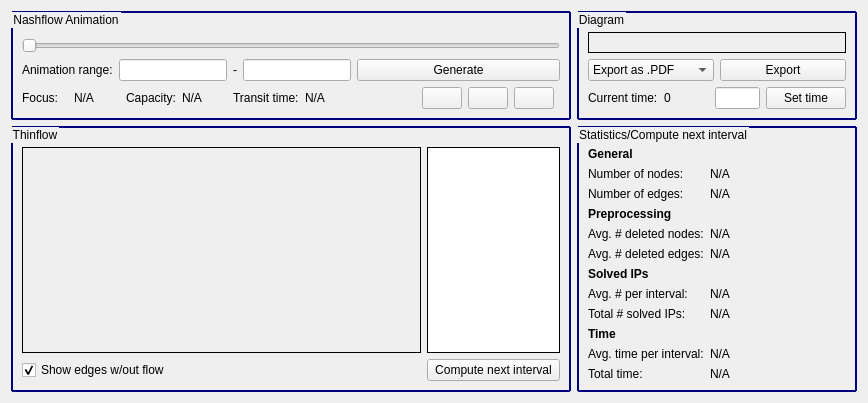
          <widget class="QWidget" name="tab_4">
           <attribute name="title">
            <string>Compute Nashflow</string>
           </attribute>
           <layout class="QGridLayout" name="gridLayout_7">
            <item row="0" column="0">
             <widget class="QGroupBox" name="groupBox_4">
              <property name="sizePolicy">
               <sizepolicy hsizetype="Preferred" vsizetype="Preferred">
                <horstretch>2</horstretch>
                <verstretch>4</verstretch>
               </sizepolicy>
              </property>
              <property name="styleSheet">
               <string notr="true">QGroupBox { 
     border: 2px solid rgb(0, 0, 127); 
     border-radius: 1px; 
 } </string>
              </property>
              <property name="title">
               <string>Nashflow Animation</string>
              </property>
              <layout class="QVBoxLayout" name="verticalLayout_7">
               <item>
                <spacer name="verticalSpacer_5">
                 <property name="orientation">
                  <enum>Qt::Vertical</enum>
                 </property>
                 <property name="sizeType">
                  <enum>QSizePolicy::Fixed</enum>
                 </property>
                 <property name="sizeHint" stdset="0">
                  <size>
                   <width>20</width>
                   <height>10</height>
                  </size>
                 </property>
                </spacer>
               </item>
               <item>
                <widget class="QFrame" name="plotAnimationFrame_general">
                 <property name="sizePolicy">
                  <sizepolicy hsizetype="Preferred" vsizetype="Preferred">
                   <horstretch>0</horstretch>
                   <verstretch>2</verstretch>
                  </sizepolicy>
                 </property>
                 <property name="frameShape">
                  <enum>QFrame::Box</enum>
                 </property>
                </widget>
               </item>
               <item>
                <widget class="QSlider" name="timeSlider_general">
                 <property name="orientation">
                  <enum>Qt::Horizontal</enum>
                 </property>
                </widget>
               </item>
               <item>
                <layout class="QGridLayout" name="gridLayout_8">
                 <item row="1" column="3">
                  <layout class="QHBoxLayout" name="horizontalLayout_5">
                   <item>
                    <spacer name="horizontalSpacer">
                     <property name="orientation">
                      <enum>Qt::Horizontal</enum>
                     </property>
                     <property name="sizeHint" stdset="0">
                      <size>
                       <width>40</width>
                       <height>20</height>
                      </size>
                     </property>
                    </spacer>
                   </item>
                   <item>
                    <widget class="QPushButton" name="playPushButton_general">
                     <property name="sizePolicy">
                      <sizepolicy hsizetype="Fixed" vsizetype="Fixed">
                       <horstretch>0</horstretch>
                       <verstretch>0</verstretch>
                      </sizepolicy>
                     </property>
                     <property name="text">
                      <string/>
                     </property>
                     <property name="icon">
                      <iconset>
                       <normaloff>:/playpausestop/play.png</normaloff>:/playpausestop/play.png</iconset>
                     </property>
                    </widget>
                   </item>
                   <item>
                    <widget class="QPushButton" name="pausePushButton_general">
                     <property name="sizePolicy">
                      <sizepolicy hsizetype="Fixed" vsizetype="Fixed">
                       <horstretch>0</horstretch>
                       <verstretch>0</verstretch>
                      </sizepolicy>
                     </property>
                     <property name="text">
                      <string/>
                     </property>
                     <property name="icon">
                      <iconset>
                       <normaloff>:/playpausestop/pause.png</normaloff>:/playpausestop/pause.png</iconset>
                     </property>
                    </widget>
                   </item>
                   <item>
                    <widget class="QPushButton" name="stopPushButton_general">
                     <property name="sizePolicy">
                      <sizepolicy hsizetype="Fixed" vsizetype="Fixed">
                       <horstretch>0</horstretch>
                       <verstretch>0</verstretch>
                      </sizepolicy>
                     </property>
                     <property name="text">
                      <string/>
                     </property>
                     <property name="icon">
                      <iconset>
                       <normaloff>:/playpausestop/stop.png</normaloff>:/playpausestop/stop.png</iconset>
                     </property>
                    </widget>
                   </item>
                  </layout>
                 </item>
                 <item row="1" column="0">
                  <layout class="QHBoxLayout" name="horizontalLayout_3">
                   <item>
                    <widget class="QLabel" name="label_25">
                     <property name="text">
                      <string>Focus:</string>
                     </property>
                    </widget>
                   </item>
                   <item>
                    <widget class="QLabel" name="currentFocusLabel_general">
                     <property name="text">
                      <string>N/A</string>
                     </property>
                    </widget>
                   </item>
                   <item>
                    <widget class="QLabel" name="label_23">
                     <property name="text">
                      <string>Capacity:</string>
                     </property>
                    </widget>
                   </item>
                   <item>
                    <widget class="QLabel" name="currentCapacityLabel_general">
                     <property name="text">
                      <string>N/A</string>
                     </property>
                    </widget>
                   </item>
                   <item>
                    <widget class="QLabel" name="label_24">
                     <property name="text">
                      <string>Transit time:</string>
                     </property>
                    </widget>
                   </item>
                   <item>
                    <widget class="QLabel" name="currentTransitTimeLabel_general">
                     <property name="text">
                      <string>N/A</string>
                     </property>
                    </widget>
                   </item>
                  </layout>
                 </item>
                 <item row="0" column="0">
                  <layout class="QHBoxLayout" name="horizontalLayout_4">
                   <item>
                    <widget class="QLabel" name="label_22">
                     <property name="text">
                      <string>Animation range:</string>
                     </property>
                    </widget>
                   </item>
                   <item>
                    <widget class="QLineEdit" name="animationStartLineEdit_general">
                     <property name="text">
                      <string/>
                     </property>
                    </widget>
                   </item>
                   <item>
                    <widget class="QLabel" name="label_21">
                     <property name="text">
                      <string>-</string>
                     </property>
                    </widget>
                   </item>
                   <item>
                    <widget class="QLineEdit" name="animationEndLineEdit_general">
                     <property name="text">
                      <string/>
                     </property>
                    </widget>
                   </item>
                  </layout>
                 </item>
                 <item row="0" column="3" colspan="2">
                  <widget class="QPushButton" name="generateAnimationPushButton_general">
                   <property name="text">
                    <string>Generate</string>
                   </property>
                  </widget>
                 </item>
                </layout>
               </item>
              </layout>
             </widget>
            </item>
            <item row="0" column="1">
             <widget class="QGroupBox" name="groupBox_5">
              <property name="sizePolicy">
               <sizepolicy hsizetype="Preferred" vsizetype="Preferred">
                <horstretch>1</horstretch>
                <verstretch>0</verstretch>
               </sizepolicy>
              </property>
              <property name="styleSheet">
               <string notr="true">QGroupBox { 
     border: 2px solid rgb(0, 0, 127); 
     border-radius: 1px; 
 } </string>
              </property>
              <property name="title">
               <string>Diagram</string>
              </property>
              <layout class="QVBoxLayout" name="verticalLayout_5">
               <item>
                <spacer name="verticalSpacer_6">
                 <property name="orientation">
                  <enum>Qt::Vertical</enum>
                 </property>
                 <property name="sizeType">
                  <enum>QSizePolicy::Fixed</enum>
                 </property>
                 <property name="sizeHint" stdset="0">
                  <size>
                   <width>20</width>
                   <height>10</height>
                  </size>
                 </property>
                </spacer>
               </item>
               <item>
                <widget class="QFrame" name="plotDiagramFrame_general">
                 <property name="sizePolicy">
                  <sizepolicy hsizetype="Preferred" vsizetype="Preferred">
                   <horstretch>0</horstretch>
                   <verstretch>1</verstretch>
                  </sizepolicy>
                 </property>
                 <property name="frameShape">
                  <enum>QFrame::Box</enum>
                 </property>
                </widget>
               </item>
               <item>
                <layout class="QHBoxLayout" name="horizontalLayout">
                 <item>
                  <widget class="QComboBox" name="exportComboBox_general">
                   <item>
                    <property name="text">
                     <string>Export as .PDF</string>
                    </property>
                   </item>
                   <item>
                    <property name="text">
                     <string>Export as .PGF</string>
                    </property>
                   </item>
                  </widget>
                 </item>
                 <item>
                  <widget class="QPushButton" name="exportDiagramPushButton_general">
                   <property name="text">
                    <string>Export</string>
                   </property>
                  </widget>
                 </item>
                </layout>
               </item>
               <item>
                <layout class="QHBoxLayout" name="horizontalLayout_2">
                 <item>
                  <widget class="QLabel" name="label_20">
                   <property name="text">
                    <string>Current time:</string>
                   </property>
                  </widget>
                 </item>
                 <item>
                  <widget class="QLabel" name="currentSliderTimeLabel_general">
                   <property name="sizePolicy">
                    <sizepolicy hsizetype="Preferred" vsizetype="Preferred">
                     <horstretch>1</horstretch>
                     <verstretch>0</verstretch>
                    </sizepolicy>
                   </property>
                   <property name="text">
                    <string>0</string>
                   </property>
                  </widget>
                 </item>
                 <item>
                  <widget class="QLineEdit" name="setTimeLineEdit_general">
                   <property name="sizePolicy">
                    <sizepolicy hsizetype="Preferred" vsizetype="Preferred">
                     <horstretch>1</horstretch>
                     <verstretch>0</verstretch>
                    </sizepolicy>
                   </property>
                   <property name="text">
                    <string/>
                   </property>
                  </widget>
                 </item>
                 <item>
                  <widget class="QPushButton" name="setTimePushButton_general">
                   <property name="sizePolicy">
                    <sizepolicy hsizetype="Preferred" vsizetype="Preferred">
                     <horstretch>0</horstretch>
                     <verstretch>0</verstretch>
                    </sizepolicy>
                   </property>
                   <property name="text">
                    <string>Set time</string>
                   </property>
                  </widget>
                 </item>
                </layout>
               </item>
              </layout>
             </widget>
            </item>
            <item row="1" column="0">
             <widget class="QGroupBox" name="groupBox_6">
              <property name="sizePolicy">
               <sizepolicy hsizetype="Preferred" vsizetype="Preferred">
                <horstretch>1</horstretch>
                <verstretch>3</verstretch>
               </sizepolicy>
              </property>
              <property name="styleSheet">
               <string notr="true">QGroupBox { 
     border: 2px solid rgb(0, 0, 127); 
     border-radius: 1px; 
 } </string>
              </property>
              <property name="title">
               <string>Thinflow</string>
              </property>
              <layout class="QGridLayout" name="gridLayout_9">
               <item row="0" column="0">
                <spacer name="verticalSpacer_8">
                 <property name="orientation">
                  <enum>Qt::Vertical</enum>
                 </property>
                 <property name="sizeType">
                  <enum>QSizePolicy::Fixed</enum>
                 </property>
                 <property name="sizeHint" stdset="0">
                  <size>
                   <width>20</width>
                   <height>10</height>
                  </size>
                 </property>
                </spacer>
               </item>
               <item row="1" column="0" rowspan="2">
                <widget class="QFrame" name="plotNTFFrame_general">
                 <property name="sizePolicy">
                  <sizepolicy hsizetype="Preferred" vsizetype="Preferred">
                   <horstretch>3</horstretch>
                   <verstretch>0</verstretch>
                  </sizepolicy>
                 </property>
                 <property name="frameShape">
                  <enum>QFrame::Box</enum>
                 </property>
                </widget>
               </item>
               <item row="3" column="0">
                <widget class="QCheckBox" name="showEdgesWithoutFlowCheckBox_general">
                 <property name="text">
                  <string>Show edges w/out flow</string>
                 </property>
                 <property name="checked">
                  <bool>true</bool>
                 </property>
                </widget>
               </item>
               <item row="1" column="1" rowspan="2">
                <widget class="QListWidget" name="intervalsListWidget_general">
                 <property name="sizePolicy">
                  <sizepolicy hsizetype="Expanding" vsizetype="Expanding">
                   <horstretch>1</horstretch>
                   <verstretch>0</verstretch>
                  </sizepolicy>
                 </property>
                 <property name="frameShape">
                  <enum>QFrame::Box</enum>
                 </property>
                 <property name="frameShadow">
                  <enum>QFrame::Plain</enum>
                 </property>
                 <property name="selectionMode">
                  <enum>QAbstractItemView::NoSelection</enum>
                 </property>
                </widget>
               </item>
               <item row="3" column="1">
                <widget class="QPushButton" name="computeIntervalPushButton_general">
                 <property name="sizePolicy">
                  <sizepolicy hsizetype="Preferred" vsizetype="Preferred">
                   <horstretch>0</horstretch>
                   <verstretch>0</verstretch>
                  </sizepolicy>
                 </property>
                 <property name="text">
                  <string>Compute next interval</string>
                 </property>
                 <property name="autoDefault">
                  <bool>false</bool>
                 </property>
                 <property name="default">
                  <bool>false</bool>
                 </property>
                 <property name="flat">
                  <bool>false</bool>
                 </property>
                </widget>
               </item>
              </layout>
             </widget>
            </item>
            <item row="1" column="1">
             <widget class="QGroupBox" name="groupBox_7">
              <property name="styleSheet">
               <string notr="true">QGroupBox { 
     border: 2px solid rgb(0, 0, 127); 
     border-radius: 1px; 
 } </string>
              </property>
              <property name="title">
               <string>Statistics/Compute next interval</string>
              </property>
              <layout class="QVBoxLayout" name="verticalLayout_8">
               <item>
                <spacer name="verticalSpacer_9">
                 <property name="orientation">
                  <enum>Qt::Vertical</enum>
                 </property>
                 <property name="sizeType">
                  <enum>QSizePolicy::Fixed</enum>
                 </property>
                 <property name="sizeHint" stdset="0">
                  <size>
                   <width>20</width>
                   <height>10</height>
                  </size>
                 </property>
                </spacer>
               </item>
               <item>
                <layout class="QFormLayout" name="formLayout_5">
                 <item row="0" column="0">
                  <widget class="QLabel" name="label_32">
                   <property name="font">
                    <font>
                     <weight>75</weight>
                     <bold>true</bold>
                    </font>
                   </property>
                   <property name="text">
                    <string>General</string>
                   </property>
                  </widget>
                 </item>
                 <item row="1" column="0">
                  <widget class="QLabel" name="label_26">
                   <property name="text">
                    <string>Number of nodes:</string>
                   </property>
                  </widget>
                 </item>
                 <item row="1" column="1">
                  <widget class="QLabel" name="statNumberOfNodesLabel_general">
                   <property name="text">
                    <string>N/A</string>
                   </property>
                  </widget>
                 </item>
                 <item row="2" column="0">
                  <widget class="QLabel" name="label_30">
                   <property name="text">
                    <string>Number of edges:</string>
                   </property>
                  </widget>
                 </item>
                 <item row="3" column="0">
                  <widget class="QLabel" name="label_36">
                   <property name="font">
                    <font>
                     <weight>75</weight>
                     <bold>true</bold>
                    </font>
                   </property>
                   <property name="text">
                    <string>Preprocessing</string>
                   </property>
                  </widget>
                 </item>
                 <item row="4" column="0">
                  <widget class="QLabel" name="label_34">
                   <property name="text">
                    <string>Avg. # deleted nodes:</string>
                   </property>
                  </widget>
                 </item>
                 <item row="5" column="0">
                  <widget class="QLabel" name="label_29">
                   <property name="text">
                    <string>Avg. # deleted edges:</string>
                   </property>
                  </widget>
                 </item>
                 <item row="6" column="0">
                  <widget class="QLabel" name="label_37">
                   <property name="font">
                    <font>
                     <weight>75</weight>
                     <bold>true</bold>
                    </font>
                   </property>
                   <property name="text">
                    <string>Solved IPs</string>
                   </property>
                  </widget>
                 </item>
                 <item row="7" column="0">
                  <widget class="QLabel" name="label_27">
                   <property name="text">
                    <string>Avg. # per interval:</string>
                   </property>
                  </widget>
                 </item>
                 <item row="8" column="0">
                  <widget class="QLabel" name="label_28">
                   <property name="text">
                    <string>Total # solved IPs:</string>
                   </property>
                  </widget>
                 </item>
                 <item row="9" column="0">
                  <widget class="QLabel" name="label_35">
                   <property name="font">
                    <font>
                     <weight>75</weight>
                     <bold>true</bold>
                    </font>
                   </property>
                   <property name="text">
                    <string>Time</string>
                   </property>
                  </widget>
                 </item>
                 <item row="10" column="0">
                  <widget class="QLabel" name="label_33">
                   <property name="text">
                    <string>Avg. time per interval:</string>
                   </property>
                  </widget>
                 </item>
                 <item row="11" column="0">
                  <widget class="QLabel" name="label_31">
                   <property name="text">
                    <string>Total time:</string>
                   </property>
                  </widget>
                 </item>
                 <item row="2" column="1">
                  <widget class="QLabel" name="statNumberOfEdgesLabel_general">
                   <property name="text">
                    <string>N/A</string>
                   </property>
                  </widget>
                 </item>
                 <item row="4" column="1">
                  <widget class="QLabel" name="statAvgDeletedNodesLabel_general">
                   <property name="text">
                    <string>N/A</string>
                   </property>
                  </widget>
                 </item>
                 <item row="5" column="1">
                  <widget class="QLabel" name="statAvgDeletedEdgesLabel_general">
                   <property name="text">
                    <string>N/A</string>
                   </property>
                  </widget>
                 </item>
                 <item row="7" column="1">
                  <widget class="QLabel" name="statAvgSolvedIPsLabel_general">
                   <property name="text">
                    <string>N/A</string>
                   </property>
                  </widget>
                 </item>
                 <item row="8" column="1">
                  <widget class="QLabel" name="statTotalSolvedIPsLabel_general">
                   <property name="text">
                    <string>N/A</string>
                   </property>
                  </widget>
                 </item>
                 <item row="10" column="1">
                  <widget class="QLabel" name="statAvgTimeLabel_general">
                   <property name="text">
                    <string>N/A</string>
                   </property>
                  </widget>
                 </item>
                 <item row="11" column="1">
                  <widget class="QLabel" name="statTotalTimeLabel_general">
                   <property name="text">
                    <string>N/A</string>
                   </property>
                  </widget>
                 </item>
                </layout>
               </item>
              </layout>
             </widget>
            </item>
           </layout>
          </widget>
